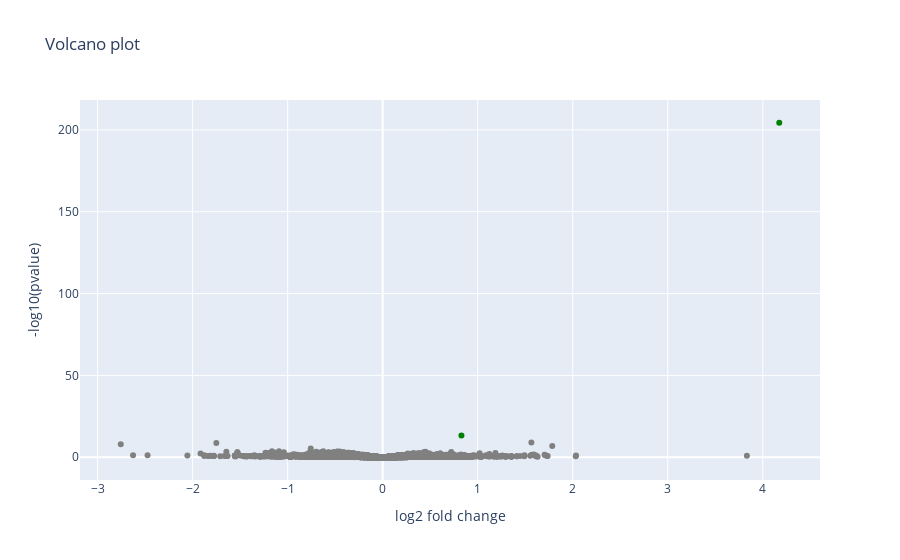

Notebook source saved alongside this figure:
### Code cell
# 调用函数生成火山图
draw_volcano_plot(df, 1, 10)

### Figure 1 — Plotly figure (JSON) as saved in the notebook; plotly's stock layout.template omitted (floating-point values rounded to 4 significant figures; data arrays with more than 128 entries replaced by an {"elided": "..."} marker saying what was removed)
{"data": [{"marker": {"color": {"elided": "15283 str values"}}, "mode": "markers", "text": {"elided": "15283 str values"}, "type": "scatter", "x": {"elided": "15283 float values"}, "y": {"elided": "15283 float values"}}], "layout": {"title": {"text": "Volcano plot"}, "xaxis": {"title": {"text": "log2 fold change"}}, "yaxis": {"title": {"text": "-log10(pvalue)"}}}}
